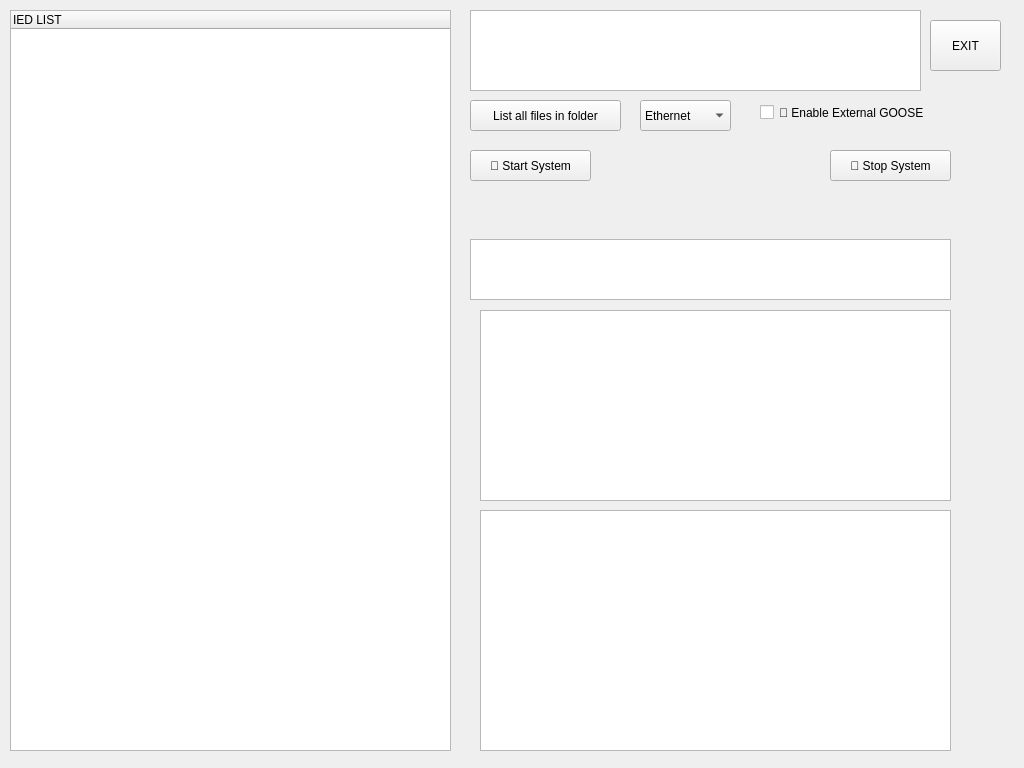
<?xml version="1.0" encoding="UTF-8"?>
<ui version="4.0">
 <class>Form</class>
 <widget class="QWidget" name="Form">
  <property name="geometry">
   <rect>
    <x>0</x>
    <y>0</y>
    <width>1024</width>
    <height>768</height>
   </rect>
  </property>
  <property name="windowTitle">
   <string>Form</string>
  </property>
  <widget class="QPushButton" name="fileslist_button">
   <property name="geometry">
    <rect>
     <x>470</x>
     <y>100</y>
     <width>151</width>
     <height>31</height>
    </rect>
   </property>
   <property name="text">
    <string>List all files in folder</string>
   </property>
  </widget>
  <widget class="QPushButton" name="back_button">
   <property name="geometry">
    <rect>
     <x>930</x>
     <y>20</y>
     <width>71</width>
     <height>51</height>
    </rect>
   </property>
   <property name="text">
    <string>EXIT</string>
   </property>
   <property name="icon">
    <iconset theme="exit">
     <normaloff>../../../Uranus_APP/Uranus/QTDesigner</normaloff>../../../Uranus_APP/Uranus/QTDesigner</iconset>
   </property>
  </widget>
  <widget class="QListWidget" name="fileslist_show">
   <property name="geometry">
    <rect>
     <x>470</x>
     <y>10</y>
     <width>451</width>
     <height>81</height>
    </rect>
   </property>
  </widget>
  <widget class="QTreeWidget" name="ied_tree">
   <property name="geometry">
    <rect>
     <x>10</x>
     <y>10</y>
     <width>441</width>
     <height>741</height>
    </rect>
   </property>
   <column>
    <property name="text">
     <string>IED LIST</string>
    </property>
   </column>
  </widget>
  <widget class="QComboBox" name="network_interface_combo">
   <property name="geometry">
    <rect>
     <x>640</x>
     <y>100</y>
     <width>91</width>
     <height>31</height>
    </rect>
   </property>
   <item>
    <property name="text">
     <string>Ethernet</string>
    </property>
   </item>
  </widget>
  <widget class="QPlainTextEdit" name="pub_log">
   <property name="geometry">
    <rect>
     <x>480</x>
     <y>310</y>
     <width>471</width>
     <height>191</height>
    </rect>
   </property>
  </widget>
  <widget class="QPlainTextEdit" name="sub_log">
   <property name="geometry">
    <rect>
     <x>480</x>
     <y>510</y>
     <width>471</width>
     <height>241</height>
    </rect>
   </property>
  </widget>
  <widget class="QCheckBox" name="external_goose_checkbox">
   <property name="geometry">
    <rect>
     <x>760</x>
     <y>100</y>
     <width>201</width>
     <height>25</height>
    </rect>
   </property>
   <property name="text">
    <string>📡 Enable External GOOSE</string>
   </property>
  </widget>
  <widget class="QLabel" name="discovery_status_label">
   <property name="geometry">
    <rect>
     <x>470</x>
     <y>200</y>
     <width>481</width>
     <height>31</height>
    </rect>
   </property>
   <property name="text">
    <string/>
   </property>
  </widget>
  <widget class="QTextEdit" name="system_status_text">
   <property name="geometry">
    <rect>
     <x>470</x>
     <y>239</y>
     <width>481</width>
     <height>61</height>
    </rect>
   </property>
  </widget>
  <widget class="QPushButton" name="start_system_btn">
   <property name="geometry">
    <rect>
     <x>470</x>
     <y>150</y>
     <width>121</width>
     <height>31</height>
    </rect>
   </property>
   <property name="text">
    <string>🚀 Start System</string>
   </property>
  </widget>
  <widget class="QPushButton" name="stop_system_btn">
   <property name="geometry">
    <rect>
     <x>830</x>
     <y>150</y>
     <width>121</width>
     <height>31</height>
    </rect>
   </property>
   <property name="text">
    <string>🛑 Stop System</string>
   </property>
  </widget>
 </widget>
 <resources/>
 <connections/>
</ui>
